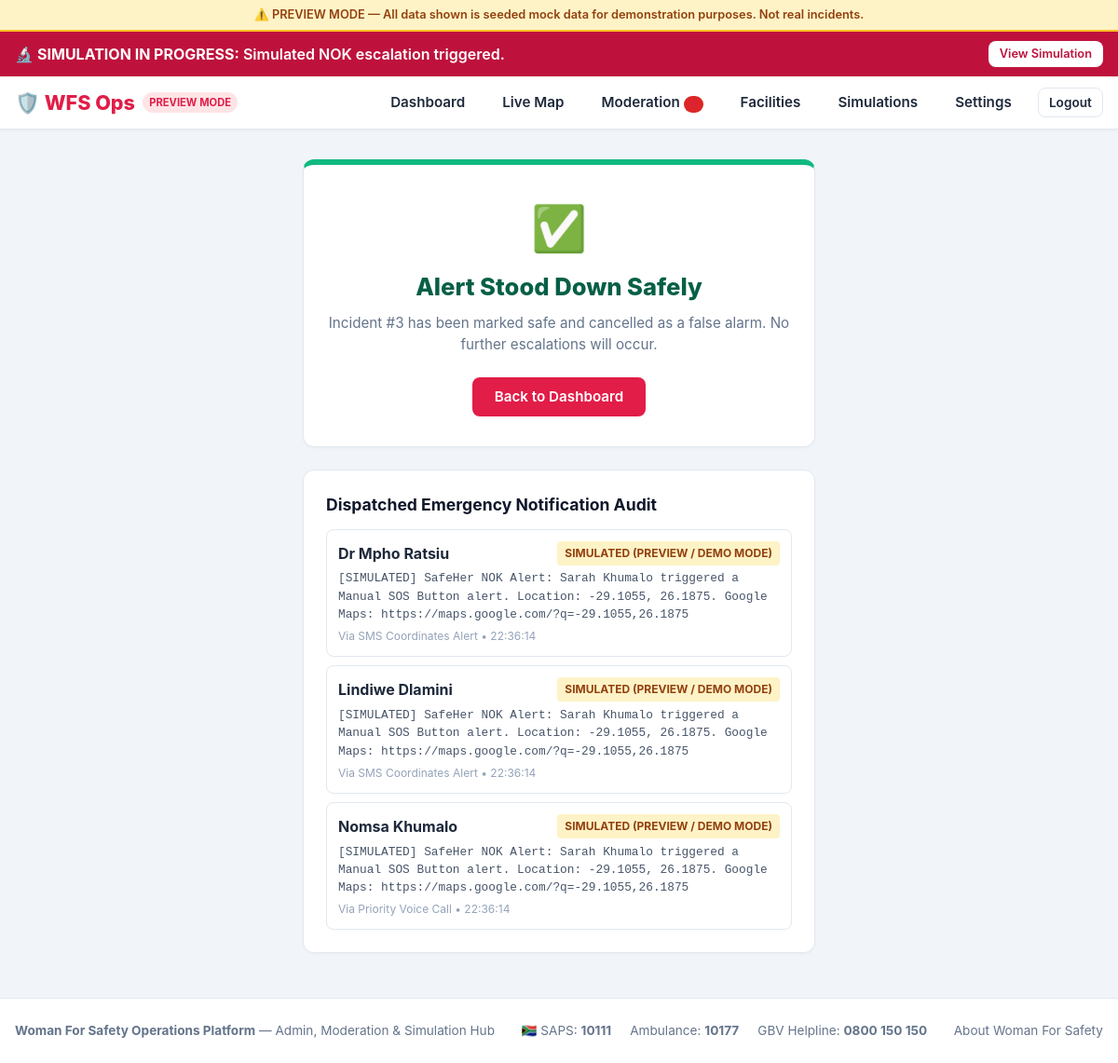
Before: /emergency/stand-down/3/ (signed in) with the older database file.
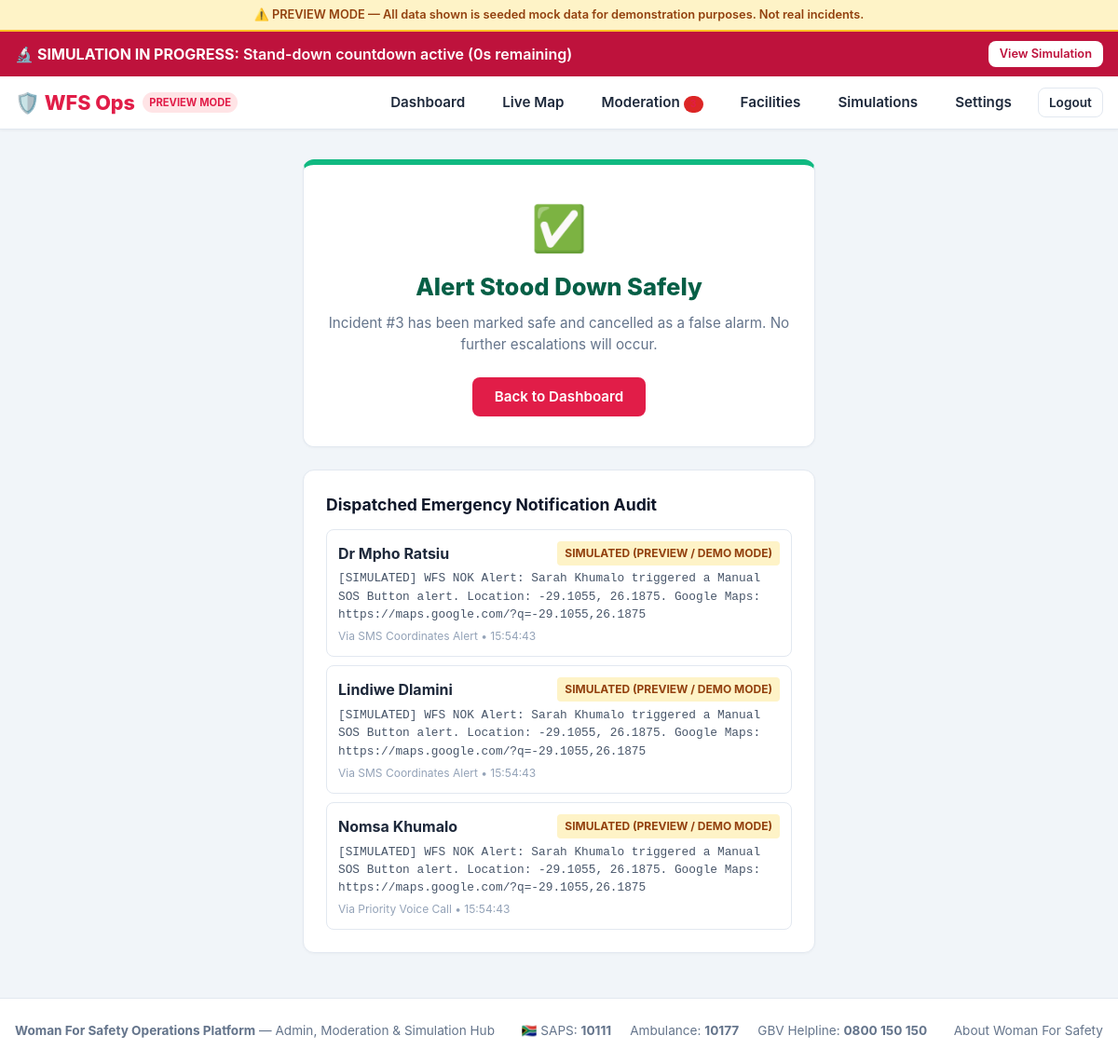
After: the same page with the newer database file.
### emergency/models.py (models this page shows, shortened)
class ContactNotificationLog(models.Model):
    CHANNEL_CALL = "VOICE_CALL"
    CHANNEL_SMS = "SMS"
    CHANNEL_WHATSAPP = "WHATSAPP"
    CHANNEL_CHOICES = [
        (CHANNEL_CALL, "Priority Voice Call"),
        (CHANNEL_SMS, "SMS Coordinates Alert"),
        (CHANNEL_WHATSAPP, "WhatsApp Message Fallback"),
    ]
    STATUS_SIMULATED = "SIMULATED_DEMO"
    STATUS_DELIVERED = "DELIVERED"
    STATUS_FAILED = "FAILED"
    STATUS_CHOICES = [
        (STATUS_SIMULATED, "Simulated (Preview / Demo Mode)"),
        (STATUS_DELIVERED, "Delivered to Next of Kin"),
        (STATUS_FAILED, "Delivery Failed"),
    ]
    panic_alert = models.ForeignKey(PanicAlert, on_delete=models.CASCADE, related_name="notifications")
    recipient_name = models.CharField(max_length=100)
    recipient_phone = models.CharField(max_length=30)
    channel = models.CharField(max_length=20, choices=CHANNEL_CHOICES, default=CHANNEL_SMS)
    status = models.CharField(max_length=20, choices=STATUS_CHOICES, default=STATUS_SIMULATED)
    message_body = models.TextField()
    external_sid = models.CharField(max_length=100, blank=True)
    sent_at = models.DateTimeField(auto_now_add=True)
    class Meta:
        ordering = ["-sent_at"]

class PanicAlert(models.Model):
    TRIGGER_TRIPLE_PRESS = "TRIPLE_PRESS"
    TRIGGER_VOICE = "VOICE"
    TRIGGER_FALL = "FALL_DETECTION"
    TRIGGER_GEOFENCE = "GEOFENCE_APPROACH"
    TRIGGER_MANUAL = "MANUAL_SOS"
    TRIGGER_CHOICES = [
        (TRIGGER_MANUAL, "Manual SOS Button"),
        (TRIGGER_VOICE, "Hands-Free Voice ('Help!') [Experimental]"),
        (TRIGGER_FALL, "Automatic Fall Detection [Experimental]"),
        (TRIGGER_TRIPLE_PRESS, "Triple Power/Key Press Simulation"),
        (TRIGGER_GEOFENCE, "Geofence Stand-Down Expired"),
    ]
    STATUS_STAND_DOWN_PENDING = "STAND_DOWN_PENDING"
    STATUS_ACTIVE = "ACTIVE"
    STATUS_FALSE_ALARM = "FALSE_ALARM"
    STATUS_RESOLVED = "RESOLVED"
    STATUS_CHOICES = [
        (STATUS_STAND_DOWN_PENDING, "Stand-Down Window Active (60s)"),
        (STATUS_ACTIVE, "Escalated to Next of Kin"),
        (STATUS_FALSE_ALARM, "Resolved via False Alarm Cancel"),
        (STATUS_RESOLVED, "Resolved Safe"),
    ]
    user = models.ForeignKey(User, on_delete=models.CASCADE, related_name="panic_alerts")
    trigger_source = models.CharField(max_length=25, choices=TRIGGER_CHOICES, default=TRIGGER_MANUAL)
    status = models.CharField(max_length=25, choices=STATUS_CHOICES, default=STATUS_STAND_DOWN_PENDING)
    latitude = models.FloatField()
    longitude = models.FloatField()
    accuracy_meters = models.FloatField(default=10.0)
    battery_level = models.IntegerField(null=True, blank=True)
    standdown_seconds_total = models.IntegerField(default=60)
    hotspot_approached = models.ForeignKey(Hotspot, on_delete=models.SET_NULL, null=True, blank=True)
    started_at = models.DateTimeField(auto_now_add=True)
    escalated_at = models.DateTimeField(null=True, blank=True)
    stood_down_at = models.DateTimeField(null=True, blank=True)
    resolved_at = models.DateTimeField(null=True, blank=True)
    class Meta:
        ordering = ["-started_at"]
    @property
    def seconds_remaining(self):
        if self.status != self.STATUS_STAND_DOWN_PENDING:
            return 0
        elapsed = (timezone.now() - self.started_at).total_seconds()
        remaining = self.standdown_seconds_total - elapsed
        return max(0, int(remaining))
    @property
    def is_stand_down_expired(self):
        return self.seconds_remaining <= 0 and self.status == self.STATUS_STAND_DOWN_PENDING

### emergency/views.py (the view)
# urls.py: path("stand-down/<int:alert_id>/", views.stand_down_view, name="stand_down"),
@login_required
def stand_down_view(request, alert_id):
    alert = get_object_or_404(PanicAlert, id=alert_id, user=request.user)
    if alert.is_stand_down_expired and alert.status == PanicAlert.STATUS_STAND_DOWN_PENDING:
        dispatch_emergency(alert)
    notifications = alert.notifications.all()
    nok_count = EmergencyContact.objects.filter(user=request.user, notify_on_panic=True).count()
    context = {
        "alert": alert,
        "seconds_remaining": alert.seconds_remaining,
        "notifications": notifications,
        "nok_count": nok_count,
        "is_demo": getattr(settings, "WFS_DEMO_MODE", True),
    }
    return render(request, "emergency/stand_down.html", context)

### templates/emergency/stand_down.html (shortened to what the changed rows need)
{% extends "base.html" %}
{% block content %}
<div class="standdown-container">
  {% if alert.status == "STAND_DOWN_PENDING" %}
    <div class="card" style="border-top:6px solid var(--primary); padding:2rem 1.5rem;">
      <span class="badge badge-danger" style="font-size:0.85rem; padding:0.35rem 0.75rem;">
        ⚠️ Stand-Down Window Active
      </span>
      <h1 style="font-size:1.8rem; font-weight:900; color:var(--dark); margin:0.75rem 0 0.25rem;">
        Emergency Verification
      </h1>
      <p style="color:#64748b; font-size:0.95rem;">
        Triggered by: <strong>{{ alert.get_trigger_source_display }}</strong>
      </p>
      {% if alert.hotspot_approached %}
        <div style="background:#fff1f2; border:1px solid #fecdd3; border-radius:0.5rem; padding:0.6rem; margin:0.75rem auto; font-size:0.85rem; color:#be123c;">
          ⚠️ Approached flagged danger hotspot: <strong>{{ alert.hotspot_approached.title }}</strong>
        </div>
      {% endif %}
      <div class="countdown-circle">
        <div id="countdown-display" class="countdown-number">{{ seconds_remaining }}</div>
        <div class="countdown-label">Seconds to Escalate</div>
      </div>
      <p style="font-size:0.85rem; color:#64748b; margin-bottom:1.5rem;">
        If you do not confirm safety before the timer reaches 0, live coordinates and distress alerts will be dispatched automatically.
      </p>
      <form method="POST" action="{% url 'emergency:cancel' alert.id %}" style="margin-bottom:1rem;">
        {% csrf_token %}
        <div style="max-width:280px; margin:0 auto 1rem;">
          <input type="password" name="pin" id="cancel-pin" class="form-control text-center" maxlength="6" placeholder="Enter Safe PIN (Demo: 2468)" style="font-size:1.25rem; letter-spacing:4px; font-weight:700;">
        </div>
        <button type="submit" class="btn btn-success" style="width:100%; max-width:320px; padding:0.85rem; font-size:1.05rem; font-weight:800; background:#059669;">
          🛡️ I AM SAFE (STAND DOWN ALERT)
        </button>
      </form>
      <form method="POST" action="{% url 'emergency:escalate' alert.id %}">
        {% csrf_token %}
        <button type="submit" class="btn btn-danger" style="width:100%; max-width:320px; padding:0.6rem; font-size:0.9rem; font-weight:700;">
          ⚡ Escalate Immediately (Send Help Now)
        </button>
      </form>
    </div>
  {% elif alert.status == "FALSE_ALARM" or alert.status == "RESOLVED" %}
    <div class="card" style="border-top:6px solid var(--success); padding:2rem 1.5rem;">
      <h2 style="font-size:1.6rem; font-weight:800; color:#065f46; margin-bottom:0.5rem;">
        Alert Stood Down Safely
      </h2>
    </div>
  {% endif %}
  <div class="card" style="margin-top:1.5rem; text-align:left;">
    {% if notifications %}
      <div style="display:flex; flex-direction:column; gap:0.6rem;">
        {% for n in notifications %}
          <div style="padding:0.75rem; border:1px solid #e2e8f0; border-radius:0.5rem; background:#ffffff;">
            <div style="display:flex; justify-content:space-between; align-items:center; margin-bottom:0.3rem;">
              <strong>{{ n.recipient_name }}</strong>
              <span class="badge {% if n.status == 'SENT' %}badge-success{% elif n.status == 'SIMULATED_DEMO' %}badge-warning{% else %}badge-danger{% endif %}">
                {{ n.get_status_display }}
              </span>
            </div>
            <p style="font-size:0.8rem; color:#475569; font-family:monospace; margin-bottom:0.3rem; white-space:pre-wrap;">{{ n.message_body }}</p>
            <div style="font-size:0.75rem; color:#94a3b8;">
              Via {{ n.get_channel_display }} &bull; {{ n.sent_at|time:"H:i:s" }}
            </div>
          </div>
        {% endfor %}
      </div>
    {% else %}
      <p style="color:#64748b; font-size:0.85rem; margin:0;">
        Standing down... If countdown expires, SMS dispatches will log here automatically.
      </p>
    {% endif %}
  </div>
</div>
{% endblock %}

### templates/base.html (shortened to what this page needs)
{% load static %}
<!DOCTYPE html>
<html lang="en">
<head>
  <link rel="stylesheet" href="https://unpkg.com/leaflet@1.9.4/dist/leaflet.css"/>
  <link rel="stylesheet" href="{% static 'css/safeher.css' %}">
</head>
<body>
  {% if DEMO_MODE %}
  <div style="background:#fef3c7; color:#92400e; padding:0.4rem 1rem; text-align:center; font-size:0.8rem; font-weight:600; border-bottom:2px solid #fbbf24;">
    ⚠️ PREVIEW MODE — All data shown is seeded mock data for demonstration purposes. Not real incidents.
  </div>
  {% endif %}
  {% if active_emergency_alert %}
  <div class="emergency-banner">
    <div>
      🔬 <strong>SIMULATION IN PROGRESS:</strong>
      {% if active_emergency_alert.status == "STAND_DOWN_PENDING" %}
        Stand-down countdown active ({{ active_emergency_alert.seconds_remaining }}s remaining)
      {% else %}
        Simulated NOK escalation triggered.
      {% endif %}
    </div>
    <a href="{% url 'emergency:stand_down' active_emergency_alert.id %}" class="btn btn-primary" style="background:#ffffff; color:#be123c; font-size:0.8rem; padding:0.3rem 0.75rem;">
      View Simulation
    </a>
  </div>
  {% endif %}
  <header class="safe-header">
    <div class="nav-container">
      <a href="{% if user.is_authenticated %}{% url 'core:dashboard' %}{% else %}{% url 'core:home' %}{% endif %}" class="brand-logo">
        <span>🛡️ WFS Ops</span>
        {% if DEMO_MODE %}<span class="brand-badge">Preview Mode</span>{% endif %}
      </a>
      <nav>
        <ul class="nav-links">
          {% if user.is_authenticated %}
            <li><a href="{% url 'core:dashboard' %}" class="nav-link">Dashboard</a></li>
            <li><a href="{% url 'hotspots:map' %}" class="nav-link">Live Map</a></li>
            <li>
              <a href="{% url 'moderation:dashboard' %}" class="nav-link">
                Moderation
                {% if flagged_hotspot_count %}<span class="brand-badge" style="background:#dc2626; font-size:0.65rem;">{{ flagged_hotspot_count }}</span>{% endif %}
              </a>
            </li>
            <li><a href="{% url 'facilities:list' %}" class="nav-link">Facilities</a></li>
            <li><a href="{% url 'emergency:simulation' %}" class="nav-link">Simulations</a></li>
            <li><a href="{% url 'accounts:profile' %}" class="nav-link">Settings</a></li>
            <li><a href="{% url 'accounts:logout' %}" class="btn btn-outline" style="padding:0.3rem 0.7rem; font-size:0.85rem;">Logout</a></li>
          {% endif %}
        </ul>
      </nav>
    </div>
  </header>
  <main class="container">
    {% block content %}{% endblock %}
  </main>
  <footer style="background:#ffffff; border-top:1px solid #e2e8f0; padding:1.5rem 1rem; margin-top:3rem; text-align:center; font-size:0.85rem; color:#64748b;">
    <div style="max-width:1200px; margin:0 auto; display:flex; flex-wrap:wrap; justify-content:space-between; align-items:center; gap:1rem;">
      <div>
        <strong>Woman For Safety Operations Platform</strong> &mdash; Admin, Moderation & Simulation Hub
      </div>
      <div style="display:flex; gap:1.25rem; flex-wrap:wrap;">
        <span>🇿🇦 SAPS: <strong>10111</strong></span>
        <span>Ambulance: <strong>10177</strong></span>
        <span>GBV Helpline: <strong>0800 150 150</strong></span>
      </div>
      <div>
        <a href="{% url 'core:about' %}" style="color:#64748b; text-decoration:none;">About Woman For Safety</a>
      </div>
    </div>
  </footer>
</body>
</html>

Changed rows visible on the page:
now on this page (row edited): PanicAlert: seconds_remaining "0"
changed ContactNotificationLog "Dr Mpho Ratsiu": message_body "[SIMULATED] SafeHer NOK Alert: Sarah Khumalo…" → "[SIMULATED] WFS NOK Alert: Sarah Khumalo…"; sent_at "22:36:14" → "15:54:43"
changed ContactNotificationLog "Lindiwe Dlamini": message_body "[SIMULATED] SafeHer NOK Alert: Sarah Khumalo…" → "[SIMULATED] WFS NOK Alert: Sarah Khumalo…"; sent_at "22:36:14" → "15:54:43"
changed ContactNotificationLog "Nomsa Khumalo": message_body "[SIMULATED] SafeHer NOK Alert: Sarah Khumalo…" → "[SIMULATED] WFS NOK Alert: Sarah Khumalo…"; sent_at "22:36:14" → "15:54:43"
Other visible differences:
text no longer shown: "Simulated NOK escalation triggered."
text now shown: "Stand-down countdown active ( s remaining)"
